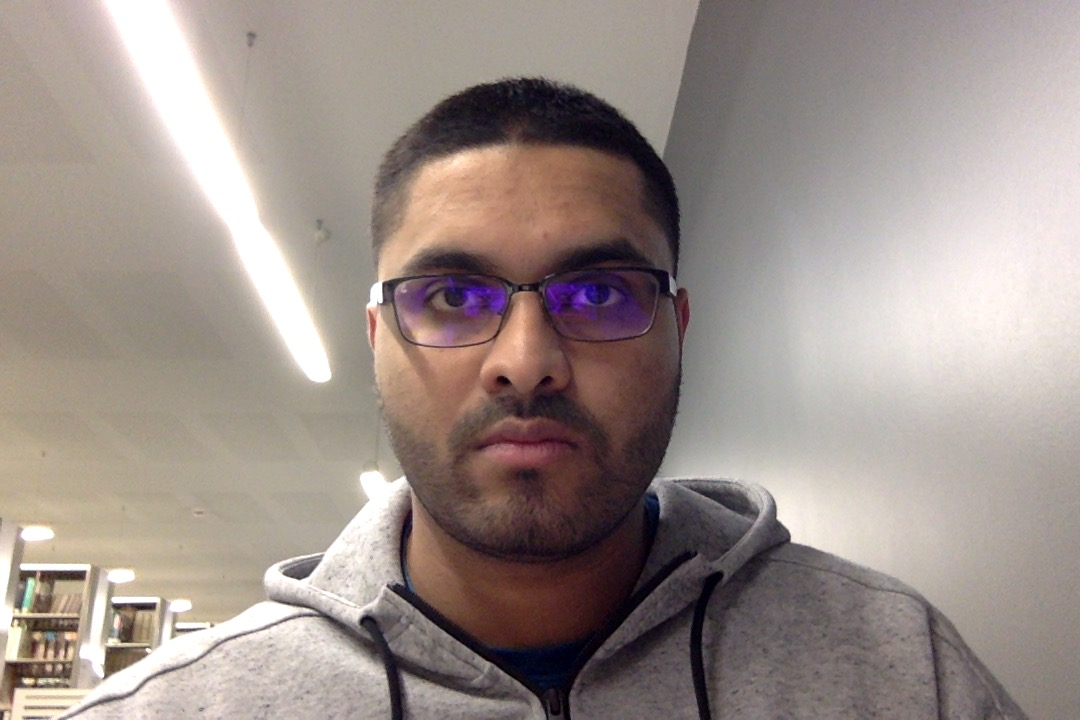
#> input picture PYTHON/1 - Initial Tests/img.jpg, 1080 x 720 px
$ python image_test.py   (older library calls are emulated)
#> lines starting #> are read from the running program, lines starting #| are printed output that depends on the picture; after the words box and inside, x2 and y2 are one past the last pixel; in counts of white or black regions, pixels touching at a corner belong together
import cv2

'''
Abuzar Nur - FYP 2018 - Image Testing
'''

# Get user supplied values
imagePath = "img.jpg"
cascPath = "haarcascade_frontalface_default.xml"

# Create the haar cascade
faceCascade = cv2.CascadeClassifier(cascPath)

# Read the image
image = cv2.imread(imagePath)
#> image is the input picture: shape (720, 1080, 3); mean B, G, R 138.3, 144.1, 156.3
gray = cv2.cvtColor(image, cv2.COLOR_BGR2GRAY)
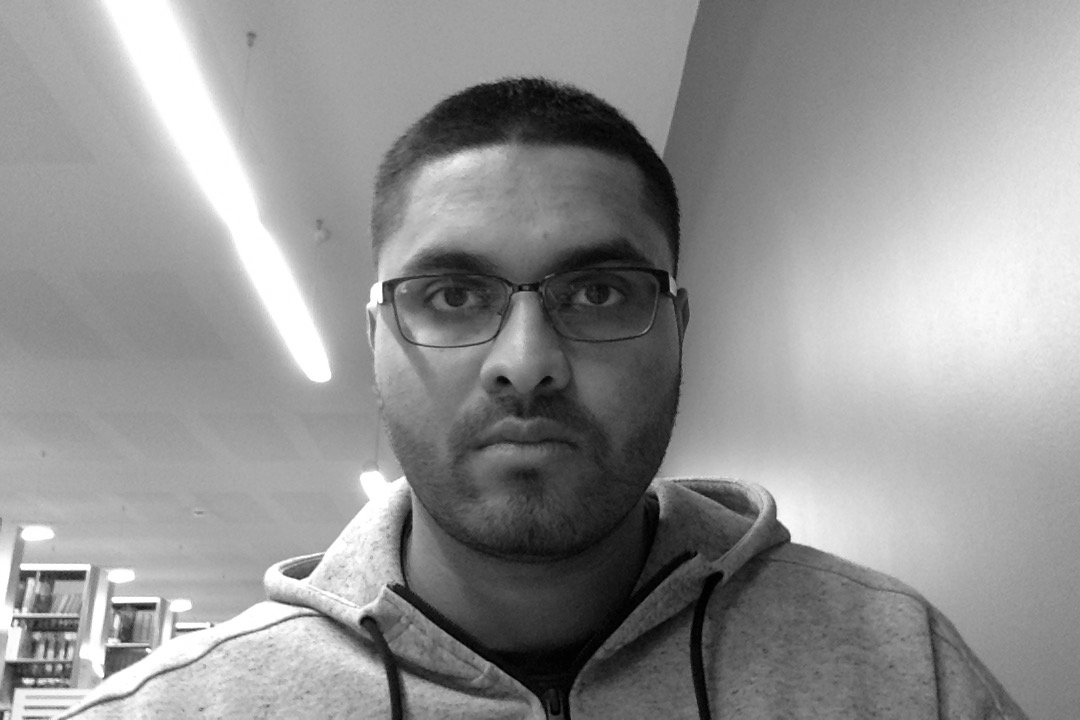
#> gray: shape (720, 1080); min 0, max 255, mean 147.1

# Detect faces in the image
faces = faceCascade.detectMultiScale(
    gray,
    scaleFactor = 1.1,
    minNeighbors = 5,
    minSize = (30, 30),
    # flags = cv2.CV_HAAR_SCALE_IMAGE
)
#> faces = [[334, 150, 380, 380]]

print ("Found {0} faces!".format(len(faces)))
#| Found 1 faces!

# Draw a rectangle around the faces
for (x, y, w, h) in faces:
    cv2.rectangle(image, (x, y), (x+w, y+h), (0, 255, 0), 2)
#> this loop made 1 pass
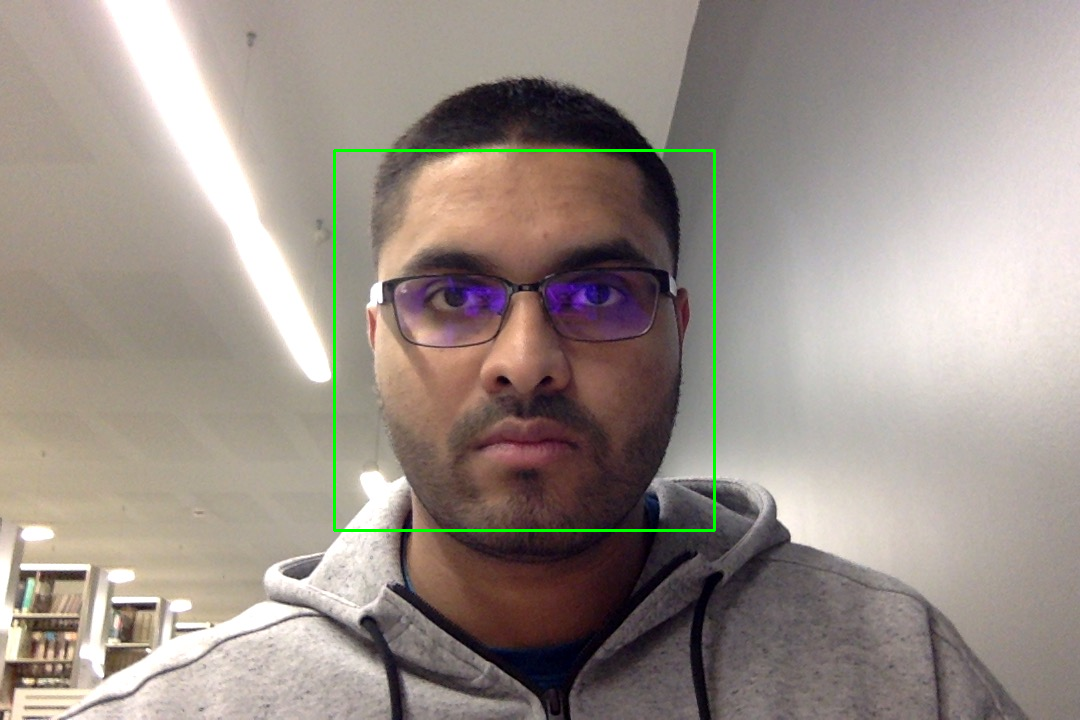
#> image: shape (720, 1080, 3); 0.59% of pixels changed, all inside (x1, y1, x2, y2) = (333, 149, 716, 532)

cv2.imshow("Faces found", image)
cv2.waitKey(0)
